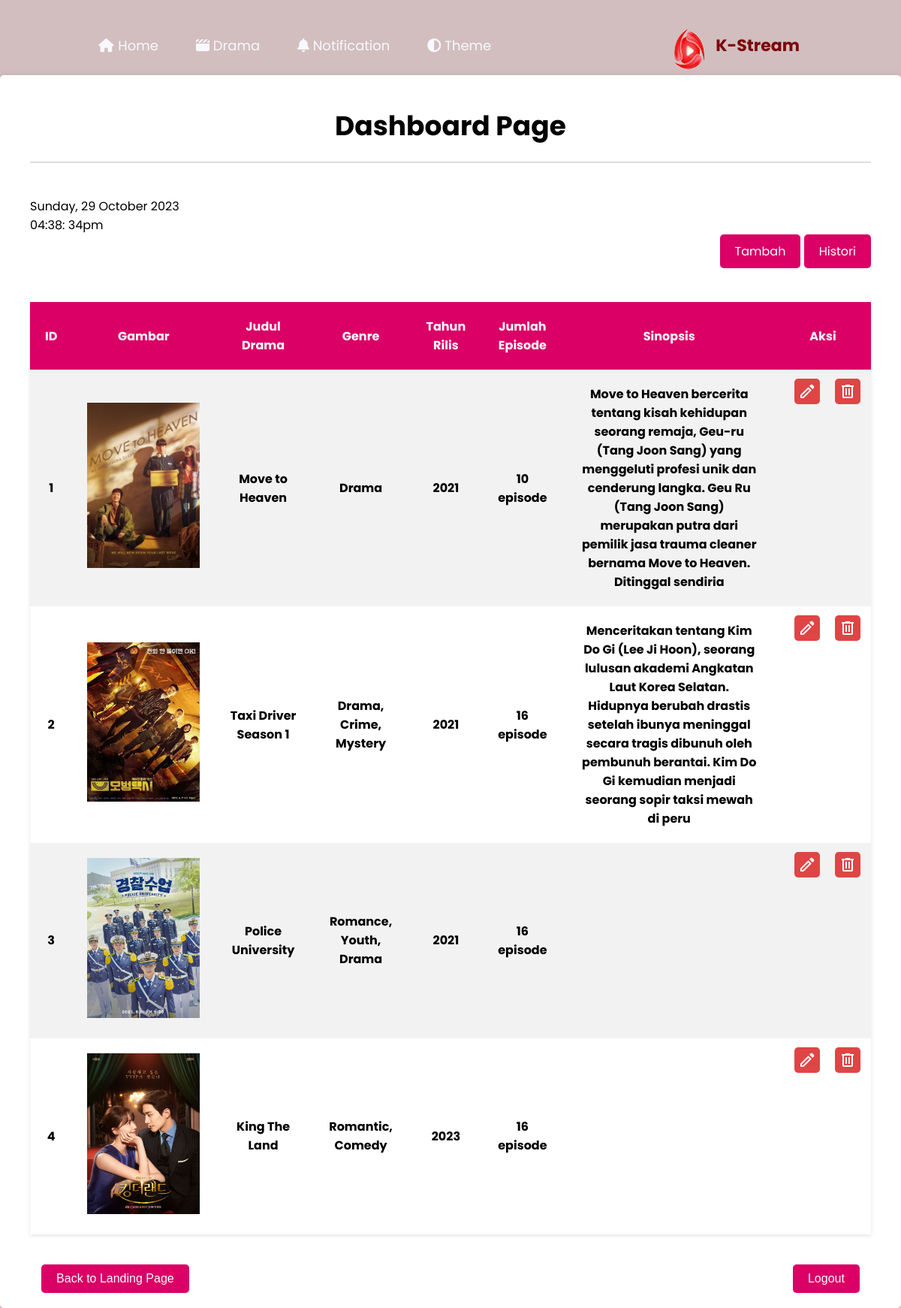
The page /views/dashboard.php (signed in) on the database its author committed.
### tables this page shows
CREATE TABLE `drama_korea` (
  `id_drama` int(10) NOT NULL,
  `gambar` varchar(255) NOT NULL,
  `judul_drama` varchar(100) NOT NULL,
  `genre` varchar(100) NOT NULL,
  `tahun_rilis` int(4) NOT NULL,
  `jumlah_episode` varchar(255) NOT NULL,
  `sinopsis` varchar(255) NOT NULL
);

### views/dashboard.php (the view, shortened to what this page needs)
<?php
    require "../include/koneksi.php";
    $result = mysqli_query($conn, "SELECT * FROM drama_korea");
    $drama_korea = [];
    while ($row = mysqli_fetch_assoc($result)) {
        $drama_korea[] = $row;
    }
?>
<!DOCTYPE html>
<html lang="en">
<head>
    <link rel="stylesheet" href="../styles/dashboard.css">
    <link rel="stylesheet" href="https://cdnjs.cloudflare.com/ajax/libs/font-awesome/4.7.0/css/font-awesome.min.css">
</head>
<body>
    <header id="header">
        <ul>
            <li><a class="active" href="index.php"><i class="fa fa-fw fa-home"></i> Home</a></li>
            <li><a href="#"><i class="fa-solid fa-clapperboard"></i> Drama</a></li>
            <li id="notificationItem"><a href="#"><i class="fa-solid fa-bell"></i> Notification</a></li>
            <li><a href="#" id="themeToggle"><i class="fa-solid fa-circle-half-stroke"></i> Theme</a></li>
        </ul>
        <div class = "logo">
            <img src="../asset/img/logo.png" alt="">
            <h3>K-Stream</h3>
        </div>
    </header>
    <div class="dashboard">
        <main class="dash-container">
            <section class="dash-main">
                <h1>Dashboard Page</h1>
                <hr><br>
                <div class="leading-btn">
                    <p><?php echo date ('l, d F Y');?></p>
                    <p><?php date_default_timezone_set('Asia/Makassar');
                        echo date('h:i: sa')?></p>
                    <a href="add.php"><button class="add-btn">Tambah</button></a>
                    <button class="history-btn" onclick="alert('TBA!')">Histori</button>
                </div><br>
                <table>
                    <thead>
                        <tr>
                            <th><h4>ID</h4></th>
                            <th><h4>Gambar</h4></th>
                            <th><h4>Judul Drama</h4></th>
                            <th><h4>Genre</h4></th>
                            <th><h4>Tahun Rilis</h4></th>
                            <th><h4>Jumlah Episode</h4></th>
                            <th><h4>Sinopsis</h4></th>
                            <th><h4>Aksi</h4></th>
                        </tr>
                    </thead>
                    <tbody>
                        <?php $i = 1; foreach ($drama_korea as $drama) :?>
                        <tr>
                            <td><h4><?php echo $drama['id_drama']; ?></h4></td>
                            <td><h4><img src="../img/<?php echo $drama['gambar']; ?>" alt=""></h4></td>
                            <td><h4><?php echo $drama['judul_drama']; ?></h4></td>
                            <td><h4><?php echo $drama['genre']; ?></h4></td>
                            <td><h4><?php echo $drama['tahun_rilis']; ?></h4></td>
                            <td><h4><?php echo $drama['jumlah_episode']; ?></h4></td>
                            <td><h4><?php echo $drama['sinopsis']; ?></h4></td>
                            <td class="action">
                                <a href="edit.php?id_drama=<?php echo $drama['id_drama']?>"><button class="edit-btn"><svg xmlns="http://www.w3.org/2000/svg" height="24" viewBox="0 -960 960 960" width="24" fill="white"><path d="M200-200h56l345-345-56-56-345 345v56Zm572-403L602-771l56-56q23-23 56.5-23t56.5 23l56 56q23 23 24 55.5T829-660l-57 57Zm-58 59L290-120H120v-170l424-424 170 170Zm-141-29-28-28 56 56-28-28Z"/></svg></button></a>
                                <a href="delete.php?id_drama=<?php echo $drama['id_drama']?>"><button class="delete-btn" onclick="return confirm('Yakin ingin menghapus <?php echo $drama['judul_drama']?>?')"><svg xmlns="http://www.w3.org/2000/svg" height="24" viewBox="0 -960 960 960" width="24" fill="white"><path d="M280-120q-33 0-56.5-23.5T200-200v-520h-40v-80h200v-40h240v40h200v80h-40v520q0 33-23.5 56.5T680-120H280Zm400-600H280v520h400v-520ZM360-280h80v-360h-80v360Zm160 0h80v-360h-80v360ZM280-720v520-520Z"/></svg></button></a>
                            </td>
                        </tr>
                        <?php $i++; endforeach; ?>
                    </tbody>
                </table>
            </section>
        </main>
        <footer class="footer">
            <a href="index.php"><button class="footer-btn">Back to Landing Page</button></a>
            <a href="logout.php"><button class="footer-btn">Logout</button></a>
        </footer>
    </div>
</body>
</html>

### styles/dashboard.css (style rules this page uses)
* { margin: 0; padding: 0; box-sizing: border-box; }
html { scroll-behavior: smooth; }
body { background-size: cover; background-repeat: no-repeat; height: 100vh; background-color: rgba(167, 126, 126, 0.5); margin: 0; padding: 0; }
body, h1, h2, h4, p, ul, li, table { margin: 0; padding: 0; font-family: 'Poppins'; text-align: center; }
#header { position: absolute; top: 0; left: 0; padding: 30px 100px; height: 10vh; width: 100%; display: flex; justify-content: space-between; align-items: center; z-index: 10000 ; }
#header .logo { margin-left: 60px; margin-top: 50px; padding: 0px 20px; }
#header .logo img { height: 8vh; width: 50px; float: left; margin: 5px; }
#header .logo h3 { color: #7c040d; font-weight: 700; font-size: 22px; margin-top: 1px; margin-left: 50px; padding: 15px; text-decoration: none; font-family: 'Poppins'; }
#header ul { display: flex; justify-content: center; align-items: center; margin-top: 40px; margin-right: 40px; }
#header ul li { list-style: none; margin-left: 10px; font-size: 14px; }
#header ul li a { margin-top: auto; text-decoration: none; padding: 0px 20px; color: ghostwhite; border-radius: 2px; width: 10px; height: 20px; font-size: 18px; }
.dashboard { max-width: 1200px; margin: 100px auto; padding: 20px; background-color: #fff; box-shadow: 0 0 10px rgba(0, 0, 0, 0.1); border-radius: 5px; }
.dash-container { top: 10px; padding: 20px; }
.dash-main { text-align: center; }
h1 { font-size: 36px; margin-bottom: 20px; }
hr { border: 1px solid #ddd; margin-bottom: 20px; }
.leading-btn { text-align: right; margin-bottom: 20px; }
.leading-btn p { text-align: left; }
.add-btn, .history-btn { padding: 10px 20px; font-size: 16px; background-color:rgb(218, 0, 102); color: #fff; border: none; border-radius: 5px; cursor: pointer; font-family: 'Poppins'; }
table { width: 100%; border-collapse: collapse; box-shadow: 0 2px 5px rgba(0, 0, 0, 0.1); }
thead { background-color: rgb(218, 0, 102); color: #fff; }
th, td,h4 { padding: 10px; text-align: center; text-align: 'Poppins'; }
th { font-weight: bold; }
img { width: 150px; }
tbody tr:nth-child(odd) { background-color: #f2f2f2; }
.action { display: flex; justify-content: space-around; }
.edit-btn, .delete-btn { padding: 5px; background-color: #e04545; color: #fff; border: none; border-radius: 5px; cursor: pointer; margin: 2px 4px 8px 16px; display: flex; justify-content: center; align-items: center; }
.footer { word-spacing: 800px; text-align: center; margin-top: 20px; bottom: 0px; font-family: 'Poppins'; }
.footer a { text-decoration: none; color: rgb(218, 0, 102); font-weight: bold; }
.footer-btn { padding: 10px 20px; font-size: 16px; background-color:rgb(218, 0, 102); color: #fff; border: none; border-radius: 5px; cursor: pointer; }

### rows shown on the page
drama_korea: id_drama "1", gambar (picture), judul_drama "Move to Heaven", genre "Drama", tahun_rilis "2021", jumlah_episode "10 episode", sinopsis "Move to Heaven bercerita tentang kisah kehidupan seorang remaja, Geu-ru (Tang Joon Sang) yang menggeluti profesi unik dan cenderung langka. Geu Ru (Tang Joon Sang) merupakan putra dari pemilik jasa trauma cleaner bernama Move to Heaven. Ditinggal sendiria"
drama_korea: id_drama "2", gambar (picture), judul_drama "Taxi Driver Season 1", genre "Drama, Crime, Mystery", tahun_rilis "2021", jumlah_episode "16 episode", sinopsis "Menceritakan tentang Kim Do Gi (Lee Ji Hoon), seorang lulusan akademi Angkatan Laut Korea Selatan. Hidupnya berubah drastis setelah ibunya meninggal secara tragis dibunuh oleh pembunuh berantai. Kim Do Gi kemudian menjadi seorang sopir taksi mewah di peru"
drama_korea: id_drama "3", gambar (picture), judul_drama "Police University", genre "Romance, Youth, Drama", tahun_rilis "2021", jumlah_episode "16 episode"
drama_korea: id_drama "4", gambar (picture), judul_drama "King The Land", genre "Romantic, Comedy", tahun_rilis "2023", jumlah_episode "16 episode"

### other values the page prints
date ('l, d F Y') "Sunday, 29 October 2023"
